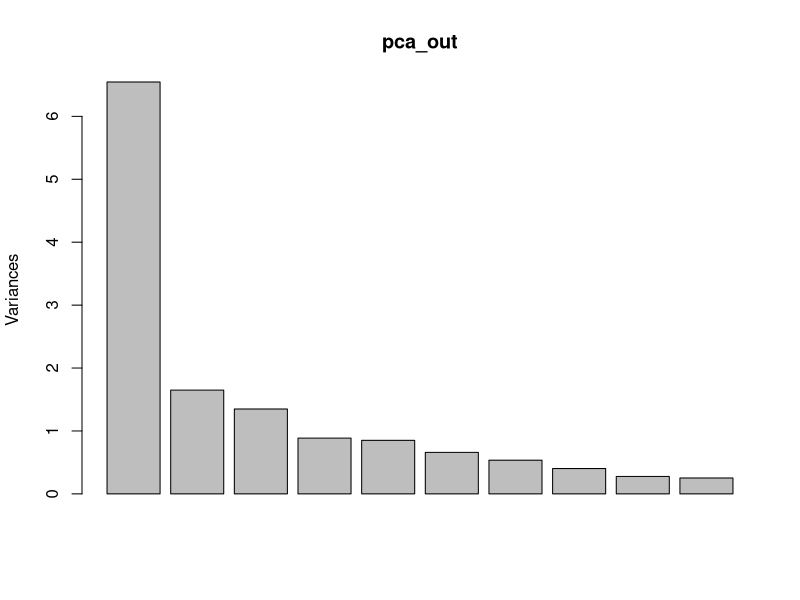
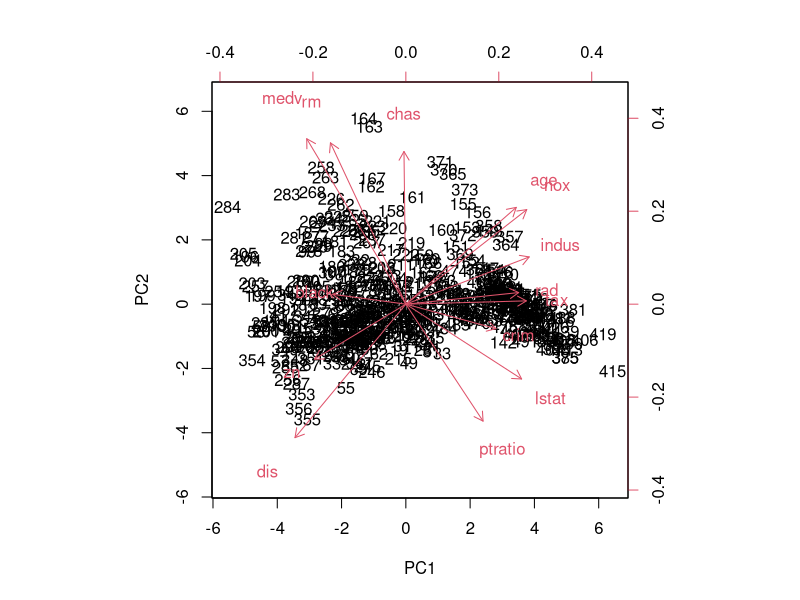
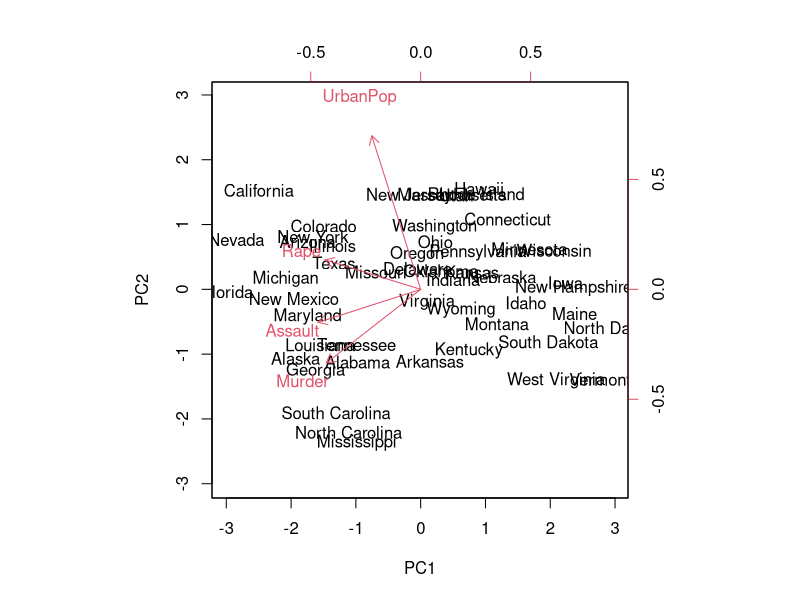

Here is the R script that generated these plots, in order:
install.packages('MASS')
data(Boston, package="MASS")
# Read the documentation of Boston dataset in RStudio to understand the dataset
help(Boston)
# Principal Component Analysis
# the prcomp() fucntion computes the principal components and we have turned on scalling
# Read the documentation for prcompt() function in RStudio
help(prcomp)
pca_out <- prcomp(Boston,scale. = T)
# pca_out shows the loadings that used.
pca_out
plot(pca_out)
# plotting using the biplot()
# Read the documentation for biplot() function in RStudio
help(biplot)
biplot(pca_out, scale = 0)
boston_pc <- pca_out$x
boston_pc
# boston_pc has the Principal Components having the same number of rows in the original dataset
head(boston_pc)
summary(boston_pc)

# In this lab, we perform PCA on the USArrests data set, which is part of the base R package.
#The rows of the data set contain the 50 states, in alphabetical order.
# We will use the US Arrest data that available on RStudio
data("USArrests")
help("USArrests") # Read thee documentation of USArrest data on RStudio.
states=row.names(USArrests)
states
# The columns of the data set contain the four variables.
names(USArrests)
# We first briefly examine the data. We notice that the variables have vastly different means.
# Note that the apply() function allows us to apply a function—in this case, the mean() function
# to each row or column of the data set.
# The second input here denotes whether we wish to compute the mean of the rows, 1, or the columns, 2.
# We see that there are on average three times as many rapes as murders,
#and more than eight times as many assaults as rapes.
apply(USArrests , 2, mean)
# We can also examine the variances of the four variables using the apply() function.
apply(USArrests , 2, var)
# Not surprisingly, the variables also have vastly different variances: the UrbanPop variable measures the percentage of the population
# in each state living in an urban area, which is not a comparable number to the number of rapes in each state per 100,000 individuals.
# If we failed to scale the variables before performing PCA,
# then most of the principal components that we observed would be driven by the Assault variable,
# since it has by far the largest mean and variance. Thus, it is important to standardize the variables to have mean zero and
# standard deviation one before performing PCA.
# We now perform principal components analysis using the prcomp() function, which is one of several functions in R that perform PCA.
# By default, the prcomp() function centers the variables to have mean zero. By using the option scale=TRUE,
# we scale the variables to have standard deviation one.
# The output from prcomp() contains a number of useful quantities.
pr.out=prcomp(USArrests, scale=TRUE)
names(pr.out)
# The center and scale components correspond to the means and standard deviations of the
# variables that were used for scaling prior to implementing PCA.
pr.out$center
pr.out$scale
# The rotation matrix provides the principal component loadings; each column of pr.out$rotation contains
# the corresponding principal component loading vector
# We see that there are four distinct principal components.
pr.out$rotation
# Using the prcomp() function, we do not need to explicitly multiply the data by
# the principal component loading vectors in order to obtain the principal component score vectors.
# Rather the 50 × 4 matrix x has as its columns the principal component score vectors.
# That is, the kth column is the kth principal component score vector.
dim(pr.out$x)
# We can plot the first two principal components as follows:
biplot(pr.out, scale=0)
# The scale=0 argument to biplot() ensures that the arrows are scaled to represent the loadings;
# other values for scale give slightly different biplots with different interpretations.
# The prcomp() function also outputs the standard deviation of each principal component.
# For instance, on the USArrests data set, we can access these standard deviations as follows:
pr.out$sdev
# The variance explained by each principal component is obtained by squaring these:
pr.var = pr.out$sdev^2
pr.var
# To compute the propotion of variance explained by each principal component, we simply
# devide the variance explained by each principal component by the total variance explained
# by all four principal components.
pve = pr.var/sum(pr.var)
pve
# We cab see the first principal component explains 62.0% of the variance in the data.
# The next principal component explains 24.74% of the variance, and so forth...